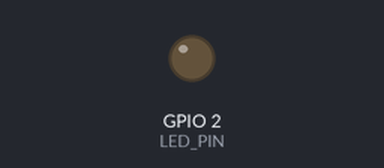
Recording of a sketch running on a simulated ESP32. Parts: output pins drawn as LEDs (lit = HIGH). Nothing arrives over Bluetooth unless stated; a phone connects over Bluetooth LE 3 s after start; what the sketch prints to the serial monitor is not drawn.

Above: at 0.1 s.
At 3.1 s:
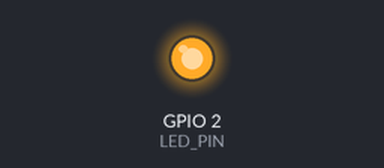
Timing chart, 0 to 4.6 s (numbered marks = the images above):
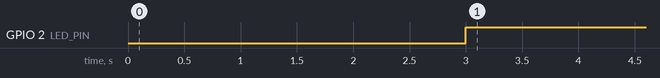

Measured:
- by itself, GPIO 2 (LED_PIN): LOW → HIGH at 3.0 s

The sketch:

BLE-Application.ino
```cpp
#include <NimBLEDevice.h>

#define SERVICE_UUID "ABCD"
#define CHARACTERISTIC_UUID "1234"
#define LED_PIN 2

NimBLECharacteristic *pCharacteristic = nullptr;
bool deviceConnected = false;

class MyServerCallbacks : public NimBLEServerCallbacks
{
    void onConnect(NimBLEServer *pServer, NimBLEConnInfo &connInfo)
    {
        deviceConnected = true;
        digitalWrite(LED_PIN, HIGH);
        Serial.println("✅ App Connected!");
    }
    void onDisconnect(NimBLEServer *pServer, NimBLEConnInfo &connInfo, int reason)
    {
        deviceConnected = false;
        digitalWrite(LED_PIN, LOW);
        Serial.println("❌ App Disconnected.");
        NimBLEDevice::startAdvertising();
    }
};

void setup()
{
    Serial.begin(115200);
    pinMode(LED_PIN, OUTPUT);

    NimBLEDevice::init("NURTURA_V4");
    NimBLEServer *pServer = NimBLEDevice::createServer();
    pServer->setCallbacks(new MyServerCallbacks());

    NimBLEService *pService = pServer->createService(SERVICE_UUID);

    pCharacteristic = pService->createCharacteristic(
        CHARACTERISTIC_UUID,
        NIMBLE_PROPERTY::READ |
            NIMBLE_PROPERTY::NOTIFY);

    pService->start();

    NimBLEAdvertising *pAdvertising = NimBLEDevice::getAdvertising();
    pAdvertising->addServiceUUID(SERVICE_UUID);
    pAdvertising->setName("NURTURA_V4");
    pAdvertising->enableScanResponse(true);
    pAdvertising->start();

    Serial.println("📡 Waiting for app to subscribe...");
}

void loop()
{
    if (deviceConnected)
    {
        static int counter = 0;
        String message = "Nurtura Data #" + String(counter++);

        pCharacteristic->setValue(message.c_str());
        pCharacteristic->notify();

        Serial.println("Sent: " + message);
        delay(3000);
    }
}
```
